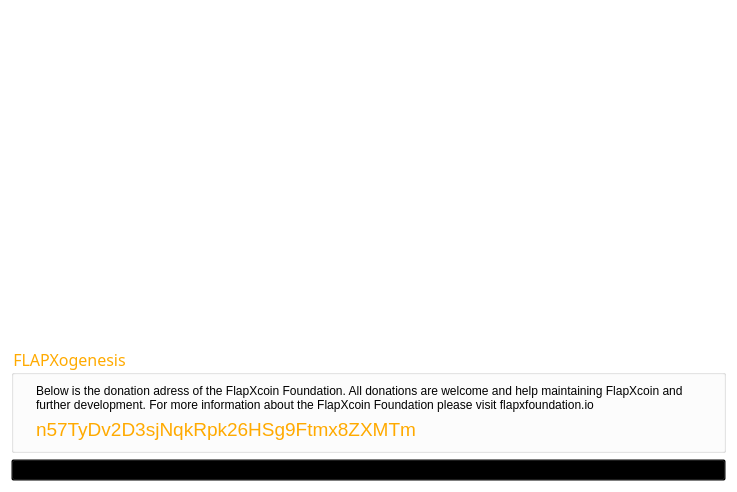
         <widget class="QWidget" name="scrollAreaWidgetContents_9">
          <property name="geometry">
           <rect>
            <x>0</x>
            <y>0</y>
            <width>737</width>
            <height>492</height>
           </rect>
          </property>
          <property name="styleSheet">
           <string notr="true">background:transparent;</string>
          </property>
          <layout class="QGridLayout" name="gridLayout_20">
           <item row="0" column="0">
            <layout class="QGridLayout" name="gridLayout_11">
             <item row="1" column="0">
              <spacer name="verticalSpacer_39">
               <property name="orientation">
                <enum>Qt::Vertical</enum>
               </property>
               <property name="sizeHint" stdset="0">
                <size>
                 <width>20</width>
                 <height>40</height>
                </size>
               </property>
              </spacer>
             </item>
             <item row="0" column="0">
              <widget class="QLabel" name="label_16">
               <property name="sizePolicy">
                <sizepolicy hsizetype="Expanding" vsizetype="Preferred">
                 <horstretch>0</horstretch>
                 <verstretch>0</verstretch>
                </sizepolicy>
               </property>
               <property name="autoFillBackground">
                <bool>false</bool>
               </property>
               <property name="text">
                <string>&lt;html&gt;&lt;head/&gt;&lt;body&gt;&lt;p align=&quot;center&quot;&gt;&lt;img src=&quot;:/images/res/images/HeaderText/Development.png&quot;/&gt;&lt;/p&gt;&lt;/body&gt;&lt;/html&gt;</string>
               </property>
               <property name="wordWrap">
                <bool>true</bool>
               </property>
              </widget>
             </item>
             <item row="2" column="0">
              <widget class="QGroupBox" name="groupBox_3">
               <property name="sizePolicy">
                <sizepolicy hsizetype="Expanding" vsizetype="Preferred">
                 <horstretch>0</horstretch>
                 <verstretch>0</verstretch>
                </sizepolicy>
               </property>
               <property name="palette">
                <palette>
                 <active>
                  <colorrole role="WindowText">
                   <brush brushstyle="SolidPattern">
                    <color alpha="255">
                     <red>255</red>
                     <green>170</green>
                     <blue>0</blue>
                    </color>
                   </brush>
                  </colorrole>
                  <colorrole role="Button">
                   <brush brushstyle="SolidPattern">
                    <color alpha="0">
                     <red>0</red>
                     <green>0</green>
                     <blue>0</blue>
                    </color>
                   </brush>
                  </colorrole>
                  <colorrole role="Base">
                   <brush brushstyle="SolidPattern">
                    <color alpha="0">
                     <red>0</red>
                     <green>0</green>
                     <blue>0</blue>
                    </color>
                   </brush>
                  </colorrole>
                  <colorrole role="Window">
                   <brush brushstyle="SolidPattern">
                    <color alpha="0">
                     <red>0</red>
                     <green>0</green>
                     <blue>0</blue>
                    </color>
                   </brush>
                  </colorrole>
                 </active>
                 <inactive>
                  <colorrole role="WindowText">
                   <brush brushstyle="SolidPattern">
                    <color alpha="255">
                     <red>255</red>
                     <green>170</green>
                     <blue>0</blue>
                    </color>
                   </brush>
                  </colorrole>
                  <colorrole role="Button">
                   <brush brushstyle="SolidPattern">
                    <color alpha="0">
                     <red>0</red>
                     <green>0</green>
                     <blue>0</blue>
                    </color>
                   </brush>
                  </colorrole>
                  <colorrole role="Base">
                   <brush brushstyle="SolidPattern">
                    <color alpha="0">
                     <red>0</red>
                     <green>0</green>
                     <blue>0</blue>
                    </color>
                   </brush>
                  </colorrole>
                  <colorrole role="Window">
                   <brush brushstyle="SolidPattern">
                    <color alpha="0">
                     <red>0</red>
                     <green>0</green>
                     <blue>0</blue>
                    </color>
                   </brush>
                  </colorrole>
                 </inactive>
                 <disabled>
                  <colorrole role="WindowText">
                   <brush brushstyle="SolidPattern">
                    <color alpha="255">
                     <red>120</red>
                     <green>120</green>
                     <blue>120</blue>
                    </color>
                   </brush>
                  </colorrole>
                  <colorrole role="Button">
                   <brush brushstyle="SolidPattern">
                    <color alpha="0">
                     <red>0</red>
                     <green>0</green>
                     <blue>0</blue>
                    </color>
                   </brush>
                  </colorrole>
                  <colorrole role="Base">
                   <brush brushstyle="SolidPattern">
                    <color alpha="0">
                     <red>0</red>
                     <green>0</green>
                     <blue>0</blue>
                    </color>
                   </brush>
                  </colorrole>
                  <colorrole role="Window">
                   <brush brushstyle="SolidPattern">
                    <color alpha="0">
                     <red>0</red>
                     <green>0</green>
                     <blue>0</blue>
                    </color>
                   </brush>
                  </colorrole>
                 </disabled>
                </palette>
               </property>
               <property name="font">
                <font>
                 <family>Plantagenet Cherokee</family>
                 <pointsize>12</pointsize>
                </font>
               </property>
               <property name="title">
                <string>FLAPXogenesis</string>
               </property>
               <layout class="QGridLayout" name="gridLayout_5">
                <item row="0" column="0">
                 <layout class="QHBoxLayout" name="horizontalLayout_10">
                  <item>
                   <layout class="QVBoxLayout" name="verticalLayout_8">
                    <item>
                     <widget class="QLabel" name="label_10">
                      <property name="maximumSize">
                       <size>
                        <width>160</width>
                        <height>16777215</height>
                       </size>
                      </property>
                      <property name="styleSheet">
                       <string notr="true"/>
                      </property>
                      <property name="text">
                       <string/>
                      </property>
                      <property name="pixmap">
                       <pixmap resource="../bitcoin.qrc">:/images/res/images/Development/design.png</pixmap>
                      </property>
                      <property name="scaledContents">
                       <bool>false</bool>
                      </property>
                      <property name="wordWrap">
                       <bool>false</bool>
                      </property>
                     </widget>
                    </item>
                   </layout>
                  </item>
                  <item>
                   <layout class="QVBoxLayout" name="verticalLayout_9">
                    <item>
                     <widget class="QLabel" name="label_14">
                      <property name="sizePolicy">
                       <sizepolicy hsizetype="Expanding" vsizetype="Preferred">
                        <horstretch>0</horstretch>
                        <verstretch>0</verstretch>
                       </sizepolicy>
                      </property>
                      <property name="minimumSize">
                       <size>
                        <width>0</width>
                        <height>0</height>
                       </size>
                      </property>
                      <property name="maximumSize">
                       <size>
                        <width>16777215</width>
                        <height>16777215</height>
                       </size>
                      </property>
                      <property name="styleSheet">
                       <string notr="true"/>
                      </property>
                      <property name="text">
                       <string>&lt;html&gt;&lt;head/&gt;&lt;body&gt;&lt;p&gt;&lt;span&gt;Below is the donation adress of the FlapXcoin Foundation. All donations are welcome and help maintaining FlapXcoin and further development. For more information about the FlapXcoin Foundation please visit flapxfoundation.io&lt;/span&gt;&lt;/p&gt;&lt;/body&gt;&lt;/html&gt;</string>
                      </property>
                      <property name="scaledContents">
                       <bool>true</bool>
                      </property>
                      <property name="wordWrap">
                       <bool>true</bool>
                      </property>
                     </widget>
                    </item>
                    <item>
                     <widget class="QLabel" name="label_21">
                      <property name="sizePolicy">
                       <sizepolicy hsizetype="Expanding" vsizetype="Preferred">
                        <horstretch>0</horstretch>
                        <verstretch>0</verstretch>
                       </sizepolicy>
                      </property>
                      <property name="palette">
                       <palette>
                        <active>
                         <colorrole role="WindowText">
                          <brush brushstyle="SolidPattern">
                           <color alpha="255">
                            <red>255</red>
                            <green>170</green>
                            <blue>0</blue>
                           </color>
                          </brush>
                         </colorrole>
                         <colorrole role="Button">
                          <brush brushstyle="SolidPattern">
                           <color alpha="0">
                            <red>0</red>
                            <green>0</green>
                            <blue>0</blue>
                           </color>
                          </brush>
                         </colorrole>
                         <colorrole role="Light">
                          <brush brushstyle="SolidPattern">
                           <color alpha="255">
                            <red>255</red>
                            <green>255</green>
                            <blue>255</blue>
                           </color>
                          </brush>
                         </colorrole>
                         <colorrole role="Midlight">
                          <brush brushstyle="SolidPattern">
                           <color alpha="255">
                            <red>255</red>
                            <green>255</green>
                            <blue>255</blue>
                           </color>
                          </brush>
                         </colorrole>
                         <colorrole role="Dark">
                          <brush brushstyle="SolidPattern">
                           <color alpha="255">
                            <red>255</red>
                            <green>255</green>
                            <blue>255</blue>
                           </color>
                          </brush>
                         </colorrole>
                         <colorrole role="Mid">
                          <brush brushstyle="SolidPattern">
                           <color alpha="255">
                            <red>255</red>
                            <green>255</green>
                            <blue>255</blue>
                           </color>
                          </brush>
                         </colorrole>
                         <colorrole role="Text">
                          <brush brushstyle="SolidPattern">
                           <color alpha="255">
                            <red>255</red>
                            <green>170</green>
                            <blue>0</blue>
                           </color>
                          </brush>
                         </colorrole>
                         <colorrole role="BrightText">
                          <brush brushstyle="SolidPattern">
                           <color alpha="255">
                            <red>255</red>
                            <green>255</green>
                            <blue>255</blue>
                           </color>
                          </brush>
                         </colorrole>
                         <colorrole role="ButtonText">
                          <brush brushstyle="SolidPattern">
                           <color alpha="255">
                            <red>255</red>
                            <green>170</green>
                            <blue>0</blue>
                           </color>
                          </brush>
                         </colorrole>
                         <colorrole role="Base">
                          <brush brushstyle="SolidPattern">
                           <color alpha="0">
                            <red>0</red>
                            <green>0</green>
                            <blue>0</blue>
                           </color>
                          </brush>
                         </colorrole>
                         <colorrole role="Window">
                          <brush brushstyle="SolidPattern">
                           <color alpha="0">
                            <red>0</red>
                            <green>0</green>
                            <blue>0</blue>
                           </color>
                          </brush>
                         </colorrole>
                         <colorrole role="Shadow">
                          <brush brushstyle="SolidPattern">
                           <color alpha="255">
                            <red>255</red>
                            <green>255</green>
                            <blue>255</blue>
                           </color>
                          </brush>
                         </colorrole>
                         <colorrole role="Highlight">
                          <brush brushstyle="SolidPattern">
                           <color alpha="145">
                            <red>255</red>
                            <green>170</green>
                            <blue>0</blue>
                           </color>
                          </brush>
                         </colorrole>
                         <colorrole role="AlternateBase">
                          <brush brushstyle="SolidPattern">
                           <color alpha="255">
                            <red>0</red>
                            <green>0</green>
                            <blue>0</blue>
                           </color>
                          </brush>
                         </colorrole>
                         <colorrole role="ToolTipBase">
                          <brush brushstyle="SolidPattern">
                           <color alpha="255">
                            <red>0</red>
                            <green>0</green>
                            <blue>0</blue>
                           </color>
                          </brush>
                         </colorrole>
                         <colorrole role="ToolTipText">
                          <brush brushstyle="SolidPattern">
                           <color alpha="255">
                            <red>255</red>
                            <green>170</green>
                            <blue>0</blue>
                           </color>
                          </brush>
                         </colorrole>
                        </active>
                        <inactive>
                         <colorrole role="WindowText">
                          <brush brushstyle="SolidPattern">
                           <color alpha="255">
                            <red>255</red>
                            <green>170</green>
                            <blue>0</blue>
                           </color>
                          </brush>
                         </colorrole>
                         <colorrole role="Button">
                          <brush brushstyle="SolidPattern">
                           <color alpha="0">
                            <red>0</red>
                            <green>0</green>
                            <blue>0</blue>
                           </color>
                          </brush>
                         </colorrole>
                         <colorrole role="Light">
                          <brush brushstyle="SolidPattern">
                           <color alpha="255">
                            <red>255</red>
                            <green>255</green>
                            <blue>255</blue>
                           </color>
                          </brush>
                         </colorrole>
                         <colorrole role="Midlight">
                          <brush brushstyle="SolidPattern">
                           <color alpha="255">
                            <red>255</red>
                            <green>255</green>
                            <blue>255</blue>
                           </color>
                          </brush>
                         </colorrole>
                         <colorrole role="Dark">
                          <brush brushstyle="SolidPattern">
                           <color alpha="255">
                            <red>255</red>
                            <green>255</green>
                            <blue>255</blue>
                           </color>
                          </brush>
                         </colorrole>
                         <colorrole role="Mid">
                          <brush brushstyle="SolidPattern">
                           <color alpha="255">
                            <red>255</red>
                            <green>255</green>
                            <blue>255</blue>
                           </color>
                          </brush>
                         </colorrole>
                         <colorrole role="Text">
                          <brush brushstyle="SolidPattern">
                           <color alpha="255">
                            <red>255</red>
                            <green>170</green>
                            <blue>0</blue>
                           </color>
                          </brush>
                         </colorrole>
                         <colorrole role="BrightText">
                          <brush brushstyle="SolidPattern">
                           <color alpha="255">
                            <red>255</red>
                            <green>255</green>
                            <blue>255</blue>
                           </color>
                          </brush>
                         </colorrole>
                         <colorrole role="ButtonText">
                          <brush brushstyle="SolidPattern">
                           <color alpha="255">
                            <red>255</red>
                            <green>170</green>
                            <blue>0</blue>
                           </color>
                          </brush>
                         </colorrole>
                         <colorrole role="Base">
                          <brush brushstyle="SolidPattern">
                           <color alpha="0">
                            <red>0</red>
                            <green>0</green>
                            <blue>0</blue>
                           </color>
                          </brush>
                         </colorrole>
                         <colorrole role="Window">
                          <brush brushstyle="SolidPattern">
                           <color alpha="0">
                            <red>0</red>
                            <green>0</green>
                            <blue>0</blue>
                           </color>
                          </brush>
                         </colorrole>
                         <colorrole role="Shadow">
                          <brush brushstyle="SolidPattern">
                           <color alpha="255">
                            <red>255</red>
                            <green>255</green>
                            <blue>255</blue>
                           </color>
                          </brush>
                         </colorrole>
                         <colorrole role="Highlight">
                          <brush brushstyle="SolidPattern">
                           <color alpha="145">
                            <red>255</red>
                            <green>170</green>
                            <blue>0</blue>
                           </color>
                          </brush>
                         </colorrole>
                         <colorrole role="AlternateBase">
                          <brush brushstyle="SolidPattern">
                           <color alpha="255">
                            <red>0</red>
                            <green>0</green>
                            <blue>0</blue>
                           </color>
                          </brush>
                         </colorrole>
                         <colorrole role="ToolTipBase">
                          <brush brushstyle="SolidPattern">
                           <color alpha="255">
                            <red>0</red>
                            <green>0</green>
                            <blue>0</blue>
                           </color>
                          </brush>
                         </colorrole>
                         <colorrole role="ToolTipText">
                          <brush brushstyle="SolidPattern">
                           <color alpha="255">
                            <red>255</red>
                            <green>170</green>
                            <blue>0</blue>
                           </color>
                          </brush>
                         </colorrole>
                        </inactive>
                        <disabled>
                         <colorrole role="WindowText">
                          <brush brushstyle="SolidPattern">
                           <color alpha="255">
                            <red>255</red>
                            <green>255</green>
                            <blue>255</blue>
                           </color>
                          </brush>
                         </colorrole>
                         <colorrole role="Button">
                          <brush brushstyle="SolidPattern">
                           <color alpha="0">
                            <red>0</red>
                            <green>0</green>
                            <blue>0</blue>
                           </color>
                          </brush>
                         </colorrole>
                         <colorrole role="Light">
                          <brush brushstyle="SolidPattern">
                           <color alpha="255">
                            <red>255</red>
                            <green>255</green>
                            <blue>255</blue>
                           </color>
                          </brush>
                         </colorrole>
                         <colorrole role="Midlight">
                          <brush brushstyle="SolidPattern">
                           <color alpha="255">
                            <red>255</red>
                            <green>255</green>
                            <blue>255</blue>
                           </color>
                          </brush>
                         </colorrole>
                         <colorrole role="Dark">
                          <brush brushstyle="SolidPattern">
                           <color alpha="255">
                            <red>255</red>
                            <green>255</green>
                            <blue>255</blue>
                           </color>
                          </brush>
                         </colorrole>
                         <colorrole role="Mid">
                          <brush brushstyle="SolidPattern">
                           <color alpha="255">
                            <red>255</red>
                            <green>255</green>
                            <blue>255</blue>
                           </color>
                          </brush>
                         </colorrole>
                         <colorrole role="Text">
                          <brush brushstyle="SolidPattern">
                           <color alpha="255">
                            <red>255</red>
                            <green>255</green>
                            <blue>255</blue>
                           </color>
                          </brush>
                         </colorrole>
                         <colorrole role="BrightText">
                          <brush brushstyle="SolidPattern">
                           <color alpha="255">
                            <red>255</red>
                            <green>255</green>
                            <blue>255</blue>
                           </color>
                          </brush>
                         </colorrole>
                         <colorrole role="ButtonText">
                          <brush brushstyle="SolidPattern">
                           <color alpha="255">
                            <red>255</red>
                            <green>255</green>
                            <blue>255</blue>
                           </color>
                          </brush>
                         </colorrole>
                         <colorrole role="Base">
                          <brush brushstyle="SolidPattern">
                           <color alpha="0">
                            <red>0</red>
                            <green>0</green>
                            <blue>0</blue>
                           </color>
                          </brush>
                         </colorrole>
                         <colorrole role="Window">
                          <brush brushstyle="SolidPattern">
                           <color alpha="0">
                            <red>0</red>
                            <green>0</green>
                            <blue>0</blue>
                           </color>
                          </brush>
                         </colorrole>
                         <colorrole role="Shadow">
                          <brush brushstyle="SolidPattern">
                           <color alpha="255">
                            <red>255</red>
                            <green>255</green>
                            <blue>255</blue>
                           </color>
                          </brush>
                         </colorrole>
                         <colorrole role="Highlight">
                          <brush brushstyle="SolidPattern">
                           <color alpha="255">
                            <red>51</red>
                            <green>153</green>
                            <blue>255</blue>
                           </color>
                          </brush>
                         </colorrole>
                         <colorrole role="AlternateBase">
                          <brush brushstyle="SolidPattern">
                           <color alpha="255">
                            <red>0</red>
                            <green>0</green>
                            <blue>0</blue>
                           </color>
                          </brush>
                         </colorrole>
                         <colorrole role="ToolTipBase">
                          <brush brushstyle="SolidPattern">
                           <color alpha="255">
                            <red>0</red>
                            <green>0</green>
                            <blue>0</blue>
                           </color>
                          </brush>
                         </colorrole>
                         <colorrole role="ToolTipText">
                          <brush brushstyle="SolidPattern">
                           <color alpha="255">
                            <red>255</red>
                            <green>170</green>
                            <blue>0</blue>
                           </color>
                          </brush>
                         </colorrole>
                        </disabled>
                       </palette>
                      </property>
                      <property name="cursor">
                       <cursorShape>IBeamCursor</cursorShape>
                      </property>
                      <property name="text">
                       <string>&lt;html&gt;&lt;head/&gt;&lt;body&gt;&lt;p&gt;&lt;span style=&quot; font-size:14pt; color:#ffaa00;&quot;&gt;n57TyDv2D3sjNqkRpk26HSg9Ftmx8ZXMTm&lt;/span&gt;&lt;/p&gt;&lt;/body&gt;&lt;/html&gt;</string>
                      </property>
                      <property name="textInteractionFlags">
                       <set>Qt::TextSelectableByKeyboard|Qt::TextSelectableByMouse</set>
                      </property>
                     </widget>
                    </item>
                   </layout>
                  </item>
                 </layout>
                </item>
               </layout>
              </widget>
             </item>
            </layout>
           </item>
           <item row="1" column="0">
            <widget class="QPushButton" name="pushButton">
             <property name="styleSheet">
              <string notr="true"/>
             </property>
             <property name="text">
              <string>Check Progress</string>
             </property>
            </widget>
           </item>
          </layout>
         </widget>
